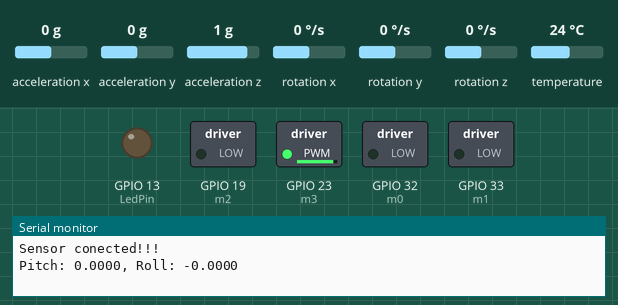
This program was run on a simulated ESP32. Parts: switched loads named in the program (green lamp = pin HIGH), output pins drawn as LEDs (lit = HIGH), the last lines printed to the serial monitor. The inputs (shaded band) are chosen by the test bench; at power-on: acceleration z 1 g, acceleration x 0 g, acceleration y 0 g, rotation x 0 °/s, rotation y 0 °/s, rotation z 0 °/s, temperature 24 °C. Random numbers use the default seed unless the program sets one.

Above: at 2.8 s.
At 3.8 s:
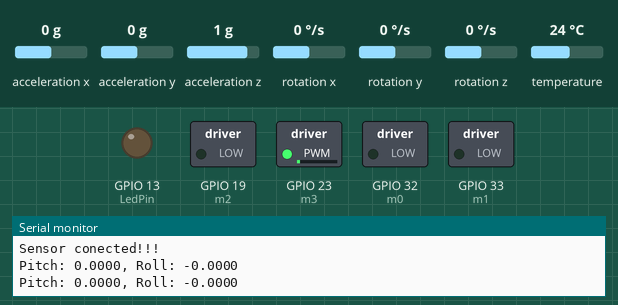
3.9 s: acceleration z set to 0 g
At 5.4 s:
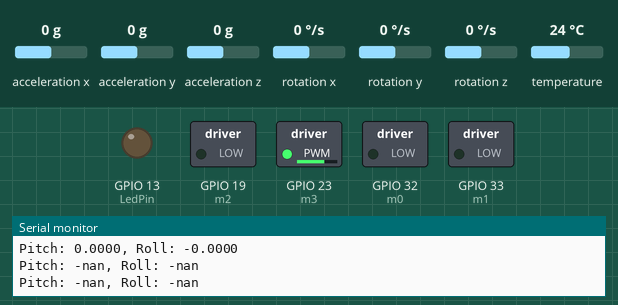
Timing chart, 0 to 12.9 s (numbered marks = the images above; inputs shaded):
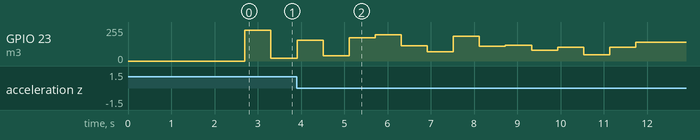

The program:

main.cpp
```cpp
#include <Arduino.h>
#include "E:\Projetos\Drone-\Drone-\src\Cfg\Defines.h"
#include "E:\Projetos\Drone-\Drone-\src\Drivers\GPIO.h"
#include "E:\Projetos\Drone-\Drone-\src\Drivers\Sensors.h"
#include "E:\Projetos\Drone-\Drone-\src\Drivers\UART.h"


struct sAngle
{
  float pitch;
  float roll;
  char b[10];
};

char    received[MAX_BUFFER_LENGHT] = {'\0'};
//float   pitch=0.0;
//float   roll=0.0;

sAngle angle;

void setup()
{
  vGpioInit();
  vInitUART(115200);
  if(!bSensorInit()) vUartWrite("Error on MPU  \n");
  else vUartWrite("Sensor conected!!! \n");
}

void loop()
{

  vCalculateAngle();
  delay(100);
  angle.pitch = fGetPitch();
  angle.roll  = fGetRoll();

  dtostrf(angle.pitch, 4, 4, angle.b);
  vUartWrite("Pitch: ");
  vUartWrite(angle.b);

  dtostrf(angle.roll, 4, 4, angle.b);
  vUartWrite(", Roll: ");
  vUartWrite(angle.b);
  vUartWrite("\n");

  vPwmSet(4, random(255));
  delay(500);

}
```

Defines.h
```cpp
#define LedPin      13

// PWM Settings
#define fq          5000
#define re          8

// Motor pinout
#define m0          32
#define m1          33
#define m2          19
#define m3          23

// UART Settings
#define MAX_BUFFER_LENGHT 100
```

Sensors.cpp
```cpp
/*!
 *  @file Sensors.cpp
 *
 * 	Sensors Functions encapsulation drivers
 *
 * 	Author: Giovanni Ferreira Raschietti
 *  Date: 28/01/2023
 *
 */

#include "Sensors.h"

Adafruit_MPU6050 mpu;
sensors_event_t a, g, temp;

void vReadData();
void vCalibSensor(unsigned int res);


float Calib[3] = {0};
int gyro_x, gyro_y, gyro_z;
long acc_x, acc_y, acc_z, acc_total_vector;
float   angle_pitch, angle_roll;
int     angle_pitch_buffer, angle_roll_buffer;
boolean set_gyro_angles=false;
float   angle_roll_acc, angle_pitch_acc;

bool bSensorInit(void)
{
    if(!mpu.begin())
    {
        return false;
        while(1){
            //TODO Sensor error treatment
            delay(10);
        }
    }

    mpu.setAccelerometerRange(MPU6050_RANGE_8_G);
    mpu.setGyroRange(MPU6050_RANGE_500_DEG);
    mpu.setFilterBandwidth(MPU6050_BAND_5_HZ);

    vCalibSensor(500);

    return true;
}

void vCalibSensor(unsigned int res)
{
    for(int cal=0; cal<res; cal++)
    {
        vReadData();
        Calib[0] += g.gyro.x;
        Calib[1] += g.gyro.y;
        Calib[2] += g.gyro.z;
        delay(3);
    }

    for(int i=0; i<3; i++) Calib[i] /= (float)res;
}

void vReadData()
{
    mpu.getEvent(&a, &g, &temp);

    gyro_x = g.gyro.x;
    gyro_y = g.gyro.y;
    gyro_z = g.gyro.z;

    acc_x =  a.acceleration.x;
    acc_y =  a.acceleration.y;
    acc_z =  a.acceleration.z;
}

void vCalculateAngle()
{
    vReadData();

    gyro_x -= Calib[0];   //Subtrai os offsets de calibração
    gyro_y -= Calib[1];
    gyro_z -= Calib[2];

    /* ====== Calculo de angulo ====== */

    // 0.0000611 = 1 / (250Hz / 65.5 )
    angle_pitch += gyro_x * 61.1e-6;
    angle_roll  += gyro_y * 61.1e-6;

    //0.000001066 = 0.0000611 * (3.142(PI) / 180degr) The Arduino sin function esta em radianos
    angle_pitch += angle_roll  * sin(gyro_z * 1.066e-6);
    angle_roll  -= angle_pitch * sin(gyro_z * 1.066e-6);

    acc_total_vector = sqrt((acc_x*acc_x) + (acc_y*acc_y) + (acc_z*acc_z));

    //57.296 = 1 / (3.142 / 180) The Arduino asin function esta em radianos
    angle_pitch_acc = asin((float)acc_y/acc_total_vector) * 57.296;
    angle_roll_acc  = asin((float)acc_x/acc_total_vector) * -57.296;

    //Place the MPU-6050 spirit level and note the values in the following two lines for calibration
    angle_pitch_acc -= 0.0;                                              //Accelerometer calibration value for pitch
    angle_roll_acc -= 0.0;                                               //Accelerometer calibration value for roll

    if(set_gyro_angles){                                                 //If the IMU is already started
        angle_pitch = angle_pitch * 0.9996 + angle_pitch_acc * 0.0004;     //Correct the drift of the gyro pitch angle with the accelerometer pitch angle
        angle_roll = angle_roll * 0.9996 + angle_roll_acc * 0.0004;        //Correct the drift of the gyro roll angle with the accelerometer roll angle
    }
    else{                                                                //At first start
        angle_pitch = angle_pitch_acc;                                     //Set the gyro pitch angle equal to the accelerometer pitch angle
        angle_roll = angle_roll_acc;                                       //Set the gyro roll angle equal to the accelerometer roll angle
        set_gyro_angles = true;                                            //Set the IMU started flag
    }

}

float fGetPitch()
{
    return angle_pitch_acc;
}

float fGetRoll()
{
    return angle_roll_acc;
}
```

Sensors.h
```cpp
/*!
 *  @file Sensors.h
 *
 * 	Sensors Functions encapsulation drivers
 *
 * 	Author: Giovanni Ferreira Raschietti
 *  Date: 28/01/2023
 *
 *  I2C Standard Pinout -> SDA = 21; SCL = 22
 */

#ifndef _SENSORS_H
#define _SENSORS_H

#include <Arduino.h>
#include "E:\Projetos\Drone-\Drone-\src\Cfg\Defines.h"
#include <Adafruit_MPU6050.h>
#include <Adafruit_Sensor.h>
#include <Wire.h>

bool bSensorInit(void);
float fGetPitch();
float fGetRoll();
void vCalculateAngle();

#endif
```

UART.cpp
```cpp
/*!
 *  @file UART.cpp
 *
 * 	UART Functions encapsulation drivers
 *
 * 	Author: Giovanni Ferreira Raschietti
 *  Date: 29/01/2023
 *
 */

#include "UART.h"

void vFlushBuffer(char *buff);

void vInitUART(unsigned long br)
{
    Serial.begin(br);
}


void vUartWrite(const char *s)
{
    Serial.print(s);
}


void vUartRead(char *buffer)
{

    vFlushBuffer(buffer);
    int i = 0;

    while(Serial.available() > 0)
    {
        // Put data on buffer until new line is set
        while(buffer[i] != '\n' && i < MAX_BUFFER_LENGHT)
        {
            buffer[i] = Serial.read();
            i++;
        }

        buffer[i] = '\0';
    }
}

void vFlushBuffer(char *buff)
{
    for(int i=0; i<(strlen(buff)); i++) buff[i] = '\0';
}
```

UART.h
```cpp
/*!
 *  @file UART.h
 *
 * 	UART Functions encapsulation drivers
 *
 * 	Author: Giovanni Ferreira Raschietti
 *  Date: 29/01/2023
 *
 */

#ifndef _UART_H
#define _UART_H

#include <Arduino.h>
#include "E:\Projetos\Drone-\Drone-\src\Cfg\Defines.h"

void vInitUART(unsigned long baudrate);
void vUartWrite(const char *s);
void vUartRead(char *buffer);

#endif
```

GPIO.cpp
```cpp
/*!
 *  @file GPIO.cpp
 *
 * 	GPIO Functions encapsulation drivers
 *
 * 	Author: Giovanni Ferreira Raschietti
 *  Date: 28/01/2023
 *
 */

#include "GPIO.h"

void vPinOn(char pin)
{
    digitalWrite(pin, HIGH);
}

void vPinOff(char pin)
{
    digitalWrite(pin, LOW);
}

void vGpioInit()
{
    pinMode(LedPin, OUTPUT);
    for(int i=0; i<4; i++) ledcSetup(i, fq, re);
    ledcAttachPin(m0, 0);
    ledcAttachPin(m1, 1);
    ledcAttachPin(m2, 2);
    ledcAttachPin(m3, 3);
}

void vPwmSet(char mot, int dty)
{
    if(mot <= 4 && mot > 0)
    {
        ledcWrite(mot-1, dty);
    }
    else
    {
        //TODO error treatment
    }
}

void vPwmOff(char mot)
{
    if(mot <= 4 && mot > 0)
    {
        ledcWrite(mot-1, 0);
    }
    else
    {
        //TODO error treatment
    }
}
```

GPIO.h
```cpp
/*!
 *  @file GPIO.h
 *
 * 	GPIO Functions encapsulation drivers
 *
 * 	Author: Giovanni Ferreira Raschietti
 *  Date: 28/01/2023
 *
 */

#ifndef _GPIO_H
#define _GPIO_H

#include <Arduino.h>
#include "E:\Projetos\Drone-\Drone-\src\Cfg\Defines.h"

void vGpioInit(void);

void vPinOn(char pin);
void vPinOff(char pin);
void vPwmSet(char mot, int dty);
void vPwmOff(char mot);

#endif
```
